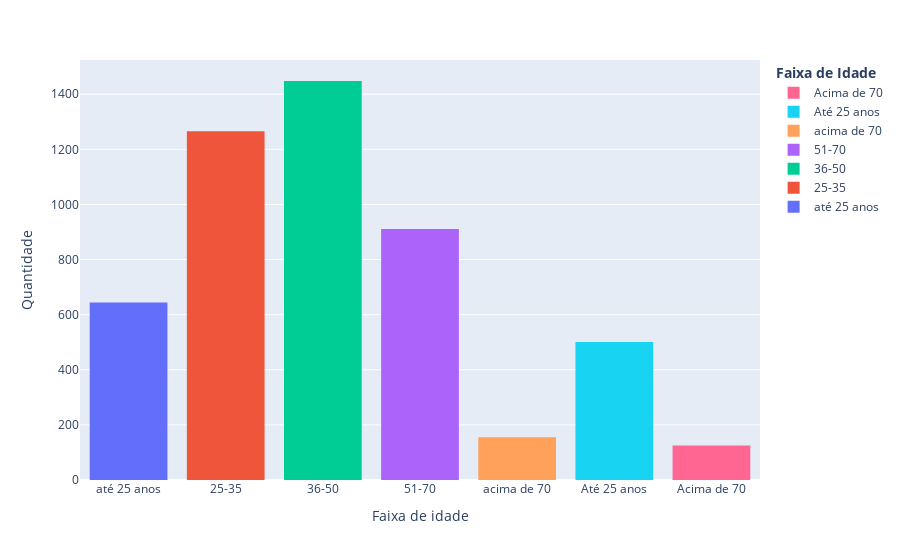

Here is the notebook cell this chart was saved with:
### Code cell
fig = px.histogram(data, x="Faixa de idade",color="Faixa de idade",
                   category_orders={"Faixa de idade":['até 25 anos','25-35','36-50','51-70','acima de 70']})
fig.update_layout(legend_traceorder="reversed",
    legend_title="<b>Faixa de Idade</b>",title_x=0.5,
    yaxis_title_text='Quantidade', # yaxis label
   
)
fig.show()

### Figure 1 — Plotly figure (JSON) as saved in the notebook; plotly's stock layout.template omitted (floating-point values rounded to 4 significant figures; data arrays with more than 128 entries replaced by an {"elided": "..."} marker saying what was removed)
{"data": [{"alignmentgroup": "True", "bingroup": "x", "hovertemplate": "Faixa de idade=%{x}<br>count=%{y}<extra></extra>", "legendgroup": "até 25 anos", "marker": {"color": "#636efa", "pattern": {"shape": ""}}, "name": "até 25 anos", "offsetgroup": "até 25 anos", "orientation": "v", "showlegend": true, "type": "histogram", "x": {"elided": "644 str values"}, "xaxis": "x", "yaxis": "y"}, {"alignmentgroup": "True", "bingroup": "x", "hovertemplate": "Faixa de idade=%{x}<br>count=%{y}<extra></extra>", "legendgroup": "25-35", "marker": {"color": "#EF553B", "pattern": {"shape": ""}}, "name": "25-35", "offsetgroup": "25-35", "orientation": "v", "showlegend": true, "type": "histogram", "x": {"elided": "1266 str values"}, "xaxis": "x", "yaxis": "y"}, {"alignmentgroup": "True", "bingroup": "x", "hovertemplate": "Faixa de idade=%{x}<br>count=%{y}<extra></extra>", "legendgroup": "36-50", "marker": {"color": "#00cc96", "pattern": {"shape": ""}}, "name": "36-50", "offsetgroup": "36-50", "orientation": "v", "showlegend": true, "type": "histogram", "x": {"elided": "1448 str values"}, "xaxis": "x", "yaxis": "y"}, {"alignmentgroup": "True", "bingroup": "x", "hovertemplate": "Faixa de idade=%{x}<br>count=%{y}<extra></extra>", "legendgroup": "51-70", "marker": {"color": "#ab63fa", "pattern": {"shape": ""}}, "name": "51-70", "offsetgroup": "51-70", "orientation": "v", "showlegend": true, "type": "histogram", "x": {"elided": "911 str values"}, "xaxis": "x", "yaxis": "y"}, {"alignmentgroup": "True", "bingroup": "x", "hovertemplate": "Faixa de idade=%{x}<br>count=%{y}<extra></extra>", "legendgroup": "acima de 70", "marker": {"color": "#FFA15A", "pattern": {"shape": ""}}, "name": "acima de 70", "offsetgroup": "acima de 70", "orientation": "v", "showlegend": true, "type": "histogram", "x": {"elided": "155 str values"}, "xaxis": "x", "yaxis": "y"}, {"alignmentgroup": "True", "bingroup": "x", "hovertemplate": "Faixa de idade=%{x}<br>count=%{y}<extra></extra>", "legendgroup": "Até 25 anos", "marker": {"color": "#19d3f3", "pattern": {"shape": ""}}, "name": "Até 25 anos", "offsetgroup": "Até 25 anos", "orientation": "v", "showlegend": true, "type": "histogram", "x": {"elided": "501 str values"}, "xaxis": "x", "yaxis": "y"}, {"alignmentgroup": "True", "bingroup": "x", "hovertemplate": "Faixa de idade=%{x}<br>count=%{y}<extra></extra>", "legendgroup": "Acima de 70", "marker": {"color": "#FF6692", "pattern": {"shape": ""}}, "name": "Acima de 70", "offsetgroup": "Acima de 70", "orientation": "v", "showlegend": true, "type": "histogram", "x": ["Acima de 70", "Acima de 70", "Acima de 70", "Acima de 70", "Acima de 70", "Acima de 70", "Acima de 70", "Acima de 70", "Acima de 70", "Acima de 70", "Acima de 70", "Acima de 70", "Acima de 70", "Acima de 70", "Acima de 70", "Acima de 70", "Acima de 70", "Acima de 70", "Acima de 70", "Acima de 70", "Acima de 70", "Acima de 70", "Acima de 70", "Acima de 70", "Acima de 70", "Acima de 70", "Acima de 70", "Acima de 70", "Acima de 70", "Acima de 70", "Acima de 70", "Acima de 70", "Acima de 70", "Acima de 70", "Acima de 70", "Acima de 70", "Acima de 70", "Acima de 70", "Acima de 70", "Acima de 70", "Acima de 70", "Acima de 70", "Acima de 70", "Acima de 70", "Acima de 70", "Acima de 70", "Acima de 70", "Acima de 70", "Acima de 70", "Acima de 70", "Acima de 70", "Acima de 70", "Acima de 70", "Acima de 70", "Acima de 70", "Acima de 70", "Acima de 70", "Acima de 70", "Acima de 70", "Acima de 70", "Acima de 70", "Acima de 70", "Acima de 70", "Acima de 70", "Acima de 70", "Acima de 70", "Acima de 70", "Acima de 70", "Acima de 70", "Acima de 70", "Acima de 70", "Acima de 70", "Acima de 70", "Acima de 70", "Acima de 70", "Acima de 70", "Acima de 70", "Acima de 70", "Acima de 70", "Acima de 70", "Acima de 70", "Acima de 70", "Acima de 70", "Acima de 70", "Acima de 70", "Acima de 70", "Acima de 70", "Acima de 70", "Acima de 70", "Acima de 70", "Acima de 70", "Acima de 70", "Acima de 70", "Acima de 70", "Acima de 70", "Acima de 70", "Acima de 70", "Acima de 70", "Acima de 70", "Acima de 70", "Acima de 70", "Acima de 70", "Acima de 70", "Acima de 70", "Acima de 70", "Acima de 70", "Acima de 70", "Acima de 70", "Acima de 70", "Acima de 70", "Acima de 70", "Acima de 70", "Acima de 70", "Acima de 70", "Acima de 70", "Acima de 70", "Acima de 70", "Acima de 70", "Acima de 70", "Acima de 70", "Acima de 70", "Acima de 70", "Acima de 70", "Acima de 70", "Acima de 70"], "xaxis": "x", "yaxis": "y"}], "layout": {"barmode": "relative", "legend": {"title": {"text": "<b>Faixa de Idade</b>"}, "tracegroupgap": 0, "traceorder": "reversed"}, "margin": {"t": 60}, "title": {"x": 0.5}, "xaxis": {"anchor": "y", "categoryarray": ["até 25 anos", "25-35", "36-50", "51-70", "acima de 70", "Até 25 anos", "Acima de 70"], "categoryorder": "array", "domain": [0, 1], "title": {"text": "Faixa de idade"}}, "yaxis": {"anchor": "x", "domain": [0, 1], "title": {"text": "Quantidade"}}}}
